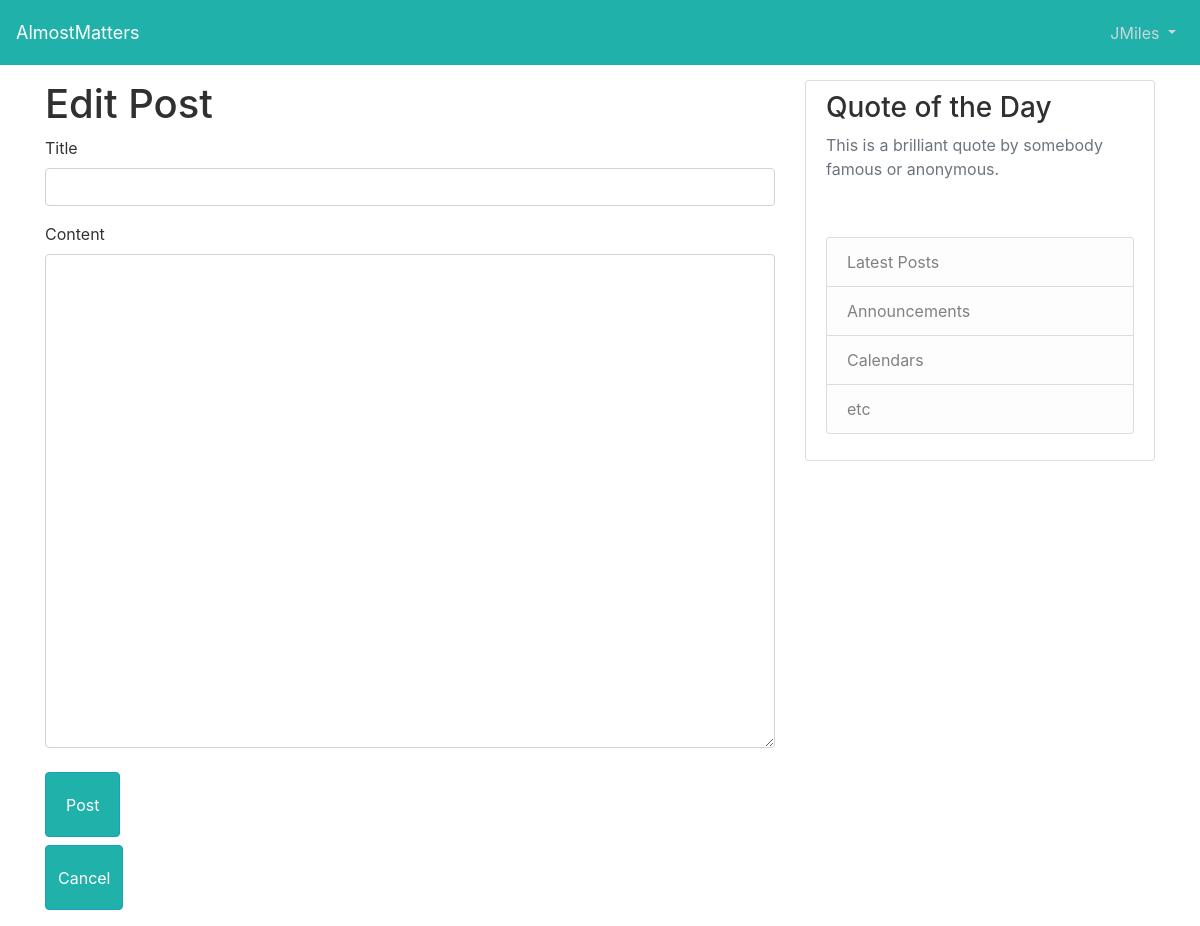
The app's page /user/posts/edit/8 (signed in), older data.
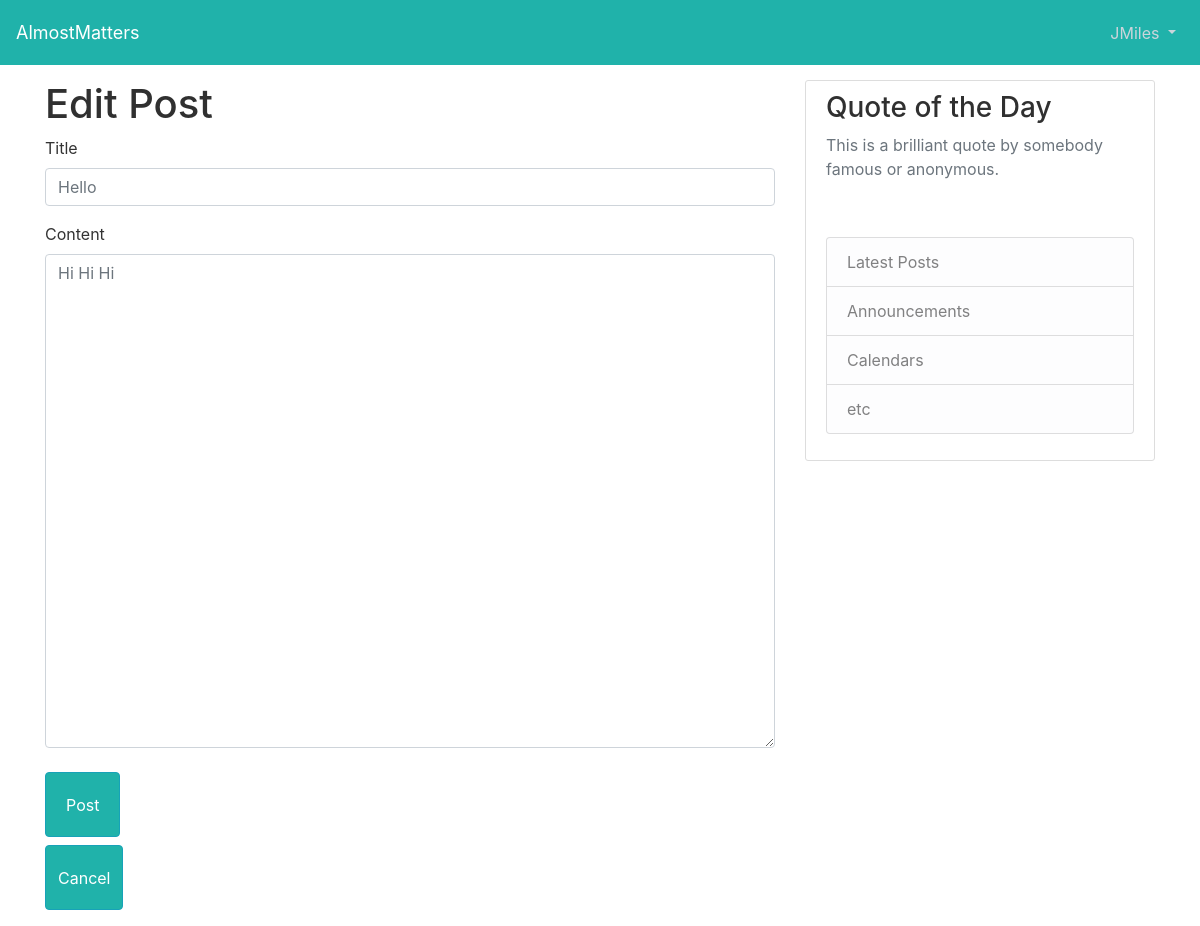
The same page, newer data.
### models.py (models this page shows, shortened)
class Articles(db.Model):
    id = db.Column(db.Integer, primary_key=True)
    title = db.Column(db.String(30))
    content = db.Column(db.Text, nullable=False)
    user_id = db.Column(db.Integer, db.ForeignKey("users.id"), nullable=False)
    created_at = db.Column(db.DateTime, server_default=func.now())
    updated_at = db.Column(db.DateTime, server_default=func.now(), onupdate=func.now())

### controller_functions.py (the view)
def show_edit_user_post(id):
    print(f"ROUTE: show_edit_user_post")
    current_user = Users.query.get(session['user_id'])
    post = Articles.query.get(id)
    return render_template("edit_posts.html", post=post, user=current_user)

### templates/edit_posts.html (shortened to what this page needs)
{% extends "./layout.html" %}
{% block content %}
<h1>Edit Post</h1>
<form id="post_form" action="/edit_post/{{ post.id }}" method="POST">
  <div class="form-group">
    <label for="post_title">Title</label>
    <input type="text" class="form-control" name="post_title" id="post_title" placeholder="{{ post.title }}">
  </div>
  <div class="form-group">
    <label for="post_content">Content</label>
    <textarea class="form-control" name="post_content" id="post_content" rows="20" placeholder="{{ post.content }}"></textarea>
  </div>
  <button class="btn btn-info my-2 bg-steel" id="post-button" type="submit">Post</button>
</form>
<form id="cancel_update_photo" action="/dashboard">
    <div class="form-group">
        <button class="btn btn-info bg-steel" id="post-cancel-button" type="submit">Cancel</button>
    </div>
</form>
{% endblock content %}

Row changes from the older to the newer data that the page shows:
added Articles: post_title "Hello", post_content "Hi Hi Hi"
